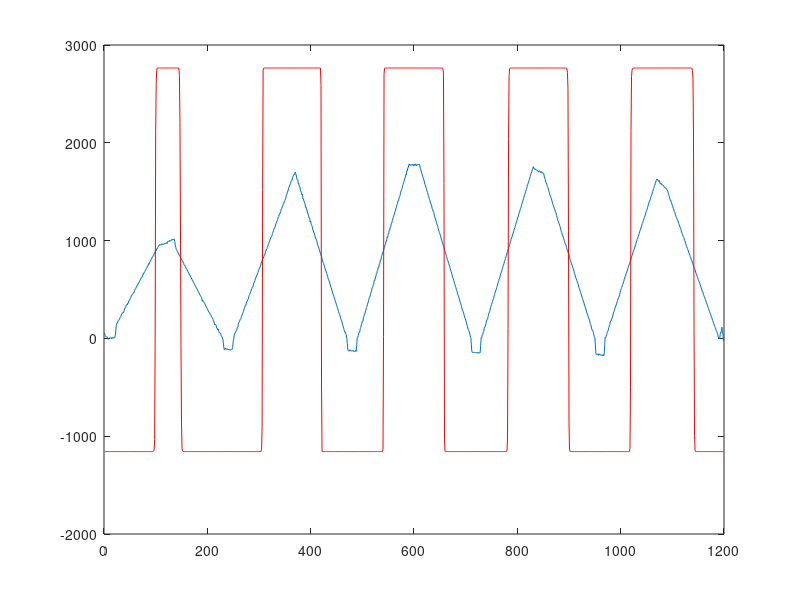
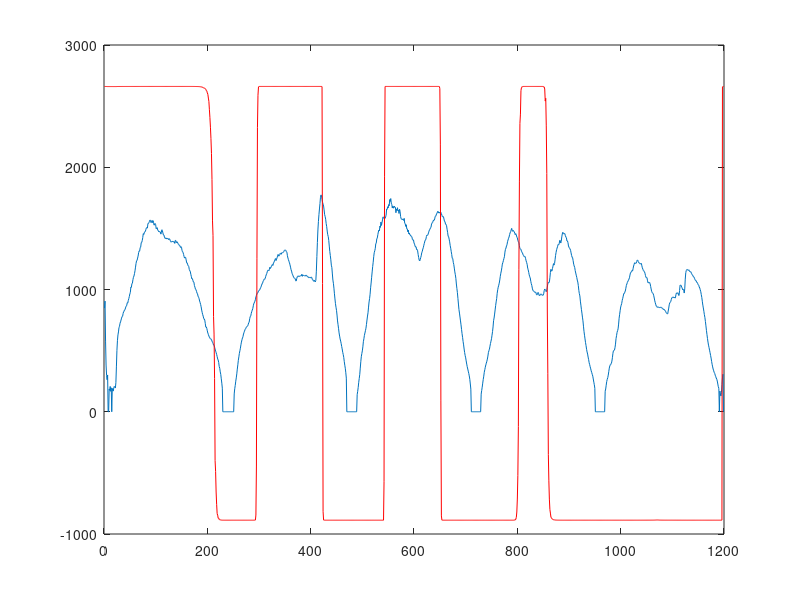

Write MATLAB code to recreate these figures, in order.
clc; clear all;
load('Input_data')
load('Output_data')
Input_data;
Output_data;
%scaling of data
mu = 0.1; 
scmin = -.5;
scmax = .5;
[n ni] = size(Input_data);
[n no] = size(Output_data);
smin = min([Input_data Output_data]);
smax = max([Input_data Output_data]);
scalefac = (scmax- scmin)./(smax- smin);
for i = 1:ni
    Iput(:,i) = scmin +(Input_data(:,i)- smin(i))*scalefac(i);
end
for i = 1:no
    Oput(:,i) = scmin + (Output_data(:,i) - smin(i+ni))*scalefac(i+ni);
end
X = Iput;
Z = Oput;
w1 = scmin+(scmax-scmin).*rand(2,2);
w2 = scmin+(scmax-scmin).*rand(2,2);
for kk = 1:200
%1
u0 = X;
y1 = u0*w1;
u1 = tanh(y1);
y2 = u1*w2;
u2 = tanh(y2);
%2
diffy2 = sech(y2).^2;
diffy1 = sech(y1).^2;
%3
e2b = diffy2.*(Z-u2);
e1b = diffy1.*e2b*w2';
%4
w2 = w2 + mu.*(u1'*e2b);
w1 = w1 + mu.*(u0'*e1b);
end
[nx ny] = size(Z);
sigma2 = 1/(nx*ny)*sum(sum((Z-u2)'*(Z-u2)));
u2
%descaling of data
for i = 1:ni
    DSIput(:,i) = smin(i) + (Iput(:,i) - scmin)/scalefac(i);
end
for i = 1:no
    DSOput(:,i) = smin(i+ni) + (Oput(:,i) - scmin)/scalefac(i+ni);
    Caloput(:,i) = smin(i+ni) + (u2(:,i)-scmin)/scalefac(i+ni);
end

plot(DSOput(:,1))
hold on
plot(Caloput(:,1),'r')

figure
plot(DSOput(:,2))
hold on
plot(Caloput(:,2),'r')
w1;
w2;
MSE = sigma2